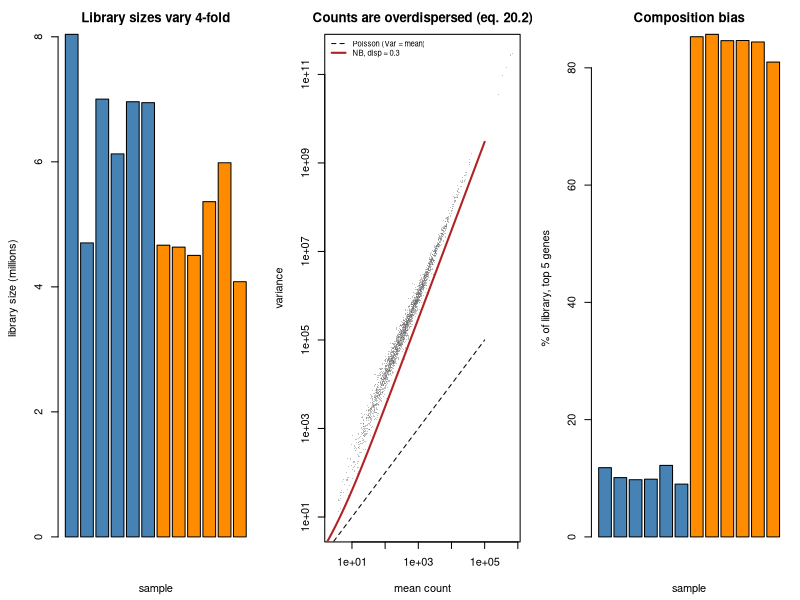

Here is the R script that generated this plot:
## ---- chunk 1
suppressPackageStartupMessages(library(MASS))
MODULE_NAME <- "E2_rnaseq_end_to_end"
OUT <- file.path(Sys.getenv("STATS_OUT", unset = "results"), MODULE_NAME)
dir.create(OUT, recursive = TRUE, showWarnings = FALSE)
header <- function(txt) cat("\n", strrep("=", 72), "\n", txt, "\n",
                            strrep("=", 72), "\n", sep = "")
## ---- chunk 2
make_counts <- function(seed = 7, n_per_group = 6, n_genes = 2500, n_de = 200,
                        composition_bias = TRUE) {
  set.seed(seed)
  n <- 2*n_per_group
  group <- rep(0:1, each = n_per_group)
  ## True expression level per gene, log-normal as real data are.
  base <- exp(rnorm(n_genes, 4.0, 1.6))
  ## Mean-dispersion trend: low-count genes are much noisier (eq. 20.3).
  disp <- 0.10 + 18.0/(base + 12.0)
  lfc <- numeric(n_genes)
  de_idx <- sample(n_genes, n_de)
  lfc[de_idx] <- rnorm(n_de, 0, 1.1)
  ## Correlated modules: each responds to the processing BATCH plus a smaller
  ## unmeasured latent factor. Both move all of a module's genes together,
  ## which is what makes genes in a pathway non-independent.
  ##
  ## Batch is balanced within each group, so it is NOT confounded with
  ## treatment - but leaving it out of the design still inflates error rates.
  batch <- rep(rep(0:1, length.out = n_per_group), 2)
  n_mod <- 10; mod_size <- 50
  modules <- list()
  mod_factor <- matrix(0, n_genes, n)
  for (k in seq_len(n_mod)) {
    members <- ((k - 1)*mod_size + 1):(k*mod_size)
    modules[[sprintf("module_%02d", k)]] <- members
    mod_factor[members, ] <- rep(rnorm(1, 0, 0.55)*batch + rnorm(n, 0, 0.18),
                                 each = length(members))
  }
  ## Modules 1 and 2 are genuinely up-regulated; the rest are not.
  for (k in 1:2) {
    lfc[modules[[k]]] <- rnorm(mod_size, 0.9, 0.25)
    de_idx <- union(de_idx, modules[[k]])
  }
  lib <- runif(n, 0.5, 2.0)                    # library size varies 4-fold
  mu <- outer(base, rep(1, n)) * 2^outer(lfc, group) * exp(mod_factor) *
        rep(lib, each = n_genes)
  if (composition_bias) {
    ## 5 genes explode in the treated group: real biology, but it steals
    ## sequencing depth from every other treated gene.
    hogs <- order(base, decreasing = TRUE)[1:5]
    mu[hogs, group == 1] <- mu[hogs, group == 1]*60
  }
  ## Sequencing measures PROPORTIONS: renormalise each column to a fixed total.
  mu <- sweep(mu, 2, colSums(mu), "/") * rep(4e6*lib, each = n_genes)
  counts <- matrix(rnbinom(n_genes*n, size = 1/disp, mu = mu), n_genes)
  list(counts = counts, group = group, batch = batch, lfc_true = lfc,
       is_de = seq_len(n_genes) %in% de_idx, modules = modules,
       disp_true = disp, base = base)
}
header("The count matrix as received")
D <- make_counts()
counts <- D$counts; group <- D$group; batch <- D$batch
cat(sprintf("  %d genes x %d samples (%d control, %d treated)\n",
            nrow(counts), ncol(counts), sum(group == 0), sum(group == 1)))
cat(sprintf("  library sizes (millions): %s\n",
            paste(round(colSums(counts)/1e6, 2), collapse = " ")))
cat(sprintf("  ratio largest/smallest library = %.2f\n",
            max(colSums(counts))/min(colSums(counts))))
cat(sprintf("  median count %.0f, max count %s\n", median(counts),
            format(max(counts), big.mark = ",")))
cat(sprintf("  group : %s\n  batch : %s   <- recorded, balanced within group\n",
            paste(group, collapse = " "), paste(batch, collapse = " ")))
## ---- chunk 3

## ---- chunk 4

## ---- chunk 5
# sf_total <- function(c) { s <- colSums(c); s/exp(mean(log(s))) }
# sf_uq <- function(c) {
#   q <- apply(c, 2, function(x) quantile(x[x > 0], 0.75))
#   q/exp(mean(log(q)))
# }
# sf_median_ratio <- function(c) {
#   ## DESeq2 median-of-ratios (eq. 20.1). The geometric mean across samples is
#   ## a per-gene REFERENCE; a sample's size factor is the median of its ratios
#   ## to that reference. Because it is a MEDIAN, a handful of exploding genes
#   ## cannot move it.
#   keep <- apply(c > 0, 1, all)          # the geometric mean needs no zeros
#   lc <- log(c[keep,, drop = FALSE])
#   exp(apply(lc - rowMeans(lc), 2, median))
# }
# sfs <- list("total count (CPM)" = sf_total(counts),
#             "upper quartile" = sf_uq(counts),
#             "median of ratios" = sf_median_ratio(counts))
# cat(sprintf("  %-22s%11s%11s%11s\n", "method", "ctrl mean", "trt mean", "trt/ctrl"))
# for (nm in names(sfs)) {
#   s <- sfs[[nm]]
#   cat(sprintf("  %-22s%11.3f%11.3f%11.3f\n", nm, mean(s[group == 0]),
#               mean(s[group == 1]), mean(s[group == 1])/mean(s[group == 0])))
# }
# nde <- !D$is_de
# cat(sprintf("\n  %-22s%32s\n", "method", "median logFC of NON-DE genes"))
# for (nm in names(sfs)) {
#   norm <- sweep(counts, 2, sfs[[nm]], "/")
#   a <- log2(rowMeans(norm[nde, group == 1]) + 1)
#   b <- log2(rowMeans(norm[nde, group == 0]) + 1)
#   cat(sprintf("  %-22s%32.3f\n", nm, median(a - b)))
# }
# ## DIAGNOSIS WITHOUT THE TRUTH: check what share of each library the top
# ## genes consume.
# frac <- apply(counts, 2, function(x) sum(sort(x, decreasing = TRUE)[1:5])/sum(x))
# cat(sprintf("\n  share of library taken by the top 5 genes:\n"))
# cat(sprintf("    control : %.1f%%\n    treated : %.1f%%   <- composition bias\n",
#             100*mean(frac[group == 0]), 100*mean(frac[group == 1])))
#
# ## Total-count normalisation divides by a number the 5 exploding genes
# ## dominate, so every OTHER treated gene is scaled down and looks
# ## DOWN-regulated: the median non-DE logFC moves away from 0. Median-of-ratios
# ## and upper-quartile are robust to a few enormous genes and keep it near 0.
# ## This is why DESeq2/edgeR never use CPM for testing, and why "normalise to
# ## total reads" is wrong whenever composition changes - the same closure
# ## problem as microbiome data (Topic 26).
## ---- chunk 6

## ---- chunk 7

## ---- chunk 8
# sf <- sf_median_ratio(counts)
# norm <- sweep(counts, 2, sf, "/")
# keep <- rowMeans(norm) >= 1        # keep almost everything; Q3 studies filtering
# nrm <- norm[keep,, drop = FALSE]; dtrue <- D$disp_true[keep]
# mu_hat <- rowMeans(nrm)
# var_hat <- apply(nrm, 1, var)
# ## NB: Var = mu + disp*mu^2  ->  disp = (Var - mu)/mu^2   (eq. 20.2)
# disp_mom <- pmax((var_hat - mu_hat)/mu_hat^2, 1e-4)
# ## Trend: dispersion as a smooth function of the mean (eq. 20.3), in log space.
# o <- order(mu_hat)
# sm <- stats::filter(log(disp_mom[o]), rep(1/151, 151), sides = 2)
# sm[is.na(sm)] <- log(disp_mom[o])[is.na(sm)]
# disp_trend <- numeric(length(disp_mom)); disp_trend[o] <- exp(sm)
# ## Empirical-Bayes shrinkage towards the trend (eq. 20.4). The weight depends
# ## on the residual degrees of freedom, n - 2 = 10 here. trigamma(df/2) is the
# ## sampling variance of a log-variance estimate - NOT 2/df.
# dfres <- ncol(counts) - 2
# logres <- log(disp_mom) - log(disp_trend)
# prior_var <- max(var(logres) - trigamma(dfres/2), 0.01)
# wt <- prior_var/(prior_var + trigamma(dfres/2))
# disp_shrunk <- exp(log(disp_trend) + wt*logres)
# cat(sprintf("  %d genes kept (mean normalised count >= 1)\n", sum(keep)))
# cat(sprintf("  residual df = %d, shrinkage weight towards the trend = %.2f\n",
#             dfres, 1 - wt))
# cat(sprintf("\n  %-26s%18s%18s\n", "estimator", "corr with truth", "median |error|"))
# for (nm in list(c("per-gene MoM", "disp_mom"), c("trend only", "disp_trend"),
#                 c("shrunk (empirical Bayes)", "disp_shrunk"))) {
#   est <- get(nm[2])
#   cat(sprintf("  %-26s%18.3f%18.3f\n", nm[1], cor(log(est), log(dtrue)),
#               median(abs(log(est) - log(dtrue)))))
# }
#
# ## With 10 residual degrees of freedom a variance estimate has a relative
# ## standard error of about sqrt(2/10) = 45%, so the per-gene dispersion is
# ## extremely noisy - and worst exactly where it hurts, in the low-count genes.
# ## Shrinking each gene towards a trend fitted across thousands of genes
# ## borrows strength (Topic 33) and is the single reason DESeq2/edgeR work at
# ## n = 3-6.
## ---- chunk 9

## ---- chunk 10

## ---- chunk 11
# kept_idx <- which(keep)
# truth_kept <- D$is_de[kept_idx]
# in_mod <- kept_idx %in% unlist(D$modules)
# off <- log(sf)
# fit_all <- function(use_batch, test = c("lrt", "wald")) {
#   test <- match.arg(test)
#   p <- rep(1, length(kept_idx)); lfc <- numeric(length(kept_idx))
#   for (i in seq_along(kept_idx)) {
#     yv <- counts[kept_idx[i], ]
#     fam <- MASS::negative.binomial(theta = 1/disp_shrunk[i])
#     d1 <- if (use_batch) data.frame(yv, group, batch) else data.frame(yv, group)
#     f1 <- try(glm(yv ~ ., fam, data = d1, offset = off), silent = TRUE)
#     if (inherits(f1, "try-error")) next
#     lfc[i] <- coef(f1)["group"]/log(2)
#     if (test == "wald") {
#       ## dispersion = 1 is ESSENTIAL: negative.binomial() is not on
#       ## summary.glm's "known dispersion" list, so by default summary()
#       ## estimates an EXTRA scale parameter and switches to a t reference.
#       p[i] <- coef(summary(f1, dispersion = 1))["group", 4]
#     } else {
#       d0 <- if (use_batch) data.frame(yv, batch) else data.frame(yv)
#       f0 <- try(glm(yv ~ ., fam, data = d0, offset = off), silent = TRUE)
#       if (inherits(f0, "try-error")) next
#       p[i] <- pchisq(f0$deviance - f1$deviance, 1, lower.tail = FALSE)
#     }
#   }
#   list(p = p, lfc = lfc)
# }
# ## --- (a) Is the TEST calibrated? Measure the null p-value rate directly. ---
# cat("  Rate of p < 0.05 among genes with NO true effect (should be 0.05):\n\n")
# cat(sprintf("  %-20s%-8s%12s%12s%12s\n", "design", "test", "all nulls",
#             "in module", "elsewhere"))
# cal <- list()
# for (dn in c("~ group", "~ group + batch")) {
#   for (tn in c("wald", "lrt")) {
#     r <- fit_all(use_batch = (dn == "~ group + batch"), test = tn)
#     cal[[paste(dn, tn)]] <- r
#     nul <- !truth_kept
#     cat(sprintf("  %-20s%-8s%12.4f%12.4f%12.4f\n", dn, toupper(tn),
#                 mean(r$p[nul] < 0.05), mean(r$p[nul & in_mod] < 0.05),
#                 mean(r$p[nul & !in_mod] < 0.05)))
#   }
# }
# ## WALD is anticonservative here and the LRT is closer to nominal. A Wald test
# ## uses the curvature of the likelihood AT THE ESTIMATE; with 12 samples that
# ## quadratic approximation is poor and it errs towards small p-values (the
# ## extreme case is the Hauck-Donner effect, Topic 13). Prefer the LRT at small
# ## n - it is what edgeR's glmLRT does.
# ##
# ## Also note that module genes are only modestly worse than the rest (about
# ## 0.087 vs 0.069), despite carrying a whole extra source of variation. The
# ## dispersion was estimated FROM THESE DATA, so the batch-driven spread inside
# ## each module was absorbed into a larger per-gene dispersion. Unmodelled
# ## structure gets LAUNDERED into the variance estimate. That protects the type
# ## I error - and costs POWER, since real effects in those genes are now tested
# ## against an inflated variance.
#
# ## --- (b) Independent filtering, using the best-calibrated test. ---
# best <- cal[["~ group + batch lrt"]]
# pvals <- best$p
# report <- function(name, mask) {
#   q <- rep(1, length(pvals)); q[mask] <- p.adjust(pvals[mask], "BH")
#   disc <- q < 0.05
#   cat(sprintf("  %-36s%8d%9d%8.3f%8.3f\n", name, sum(mask), sum(disc),
#               sum(disc & !truth_kept)/max(sum(disc), 1),
#               sum(disc & truth_kept)/sum(truth_kept)))
# }
# cat(sprintf("\n  %-36s%8s%9s%8s%8s\n", "analysis (LRT, ~ group + batch)",
#             "tested", "discov.", "FDP", "power"))
# report("no filtering", rep(TRUE, length(pvals)))
# for (th in c(5, 30, 100)) report(sprintf("independent filter: mean >= %d", th),
#                                  mu_hat >= th)
#
# ## Filtering barely changes anything here, and the reason is worth knowing:
# ## this simulation has very few genes near zero - about 1% below a mean count
# ## of 5 - so there is almost nothing to remove. In real RNA-seq 30-50% of
# ## annotated genes are effectively unexpressed in any given tissue, and
# ## dropping them removes a third or more of the multiplicity burden for free.
# ## That is where independent filtering earns its keep.
# ##
# ## What the table DOES show is that filtering does not break anything: FDP and
# ## power stay flat as the threshold rises, until it climbs high enough to
# ## start discarding real signal and power falls.
# ##
# ## It is legitimate only because mean count is independent of the p-value
# ## under the null. Filter on the observed fold change instead and FDR control
# ## collapses - the adjective in "INDEPENDENT filtering" is load-bearing.
# ##
# ## Finally, note the realised FDP sits above the nominal 0.05. BH controls the
# ## EXPECTED FDP over repeated experiments, not the FDP of your one gene list,
# ## and a mildly liberal test plus correlated genes pushes a single realisation
# ## up. Calibration is something to CHECK, not assume.
## ---- chunk 12

## ---- chunk 13

## ---- chunk 14
# ## Work on a z-scale: turn each gene's p-value and sign into a z.
# z <- sign(best$lfc)*qnorm(pmax(pvals, 1e-300)/2, lower.tail = FALSE)
# logn <- log2(norm[kept_idx,, drop = FALSE] + 1)
# gene_pos <- setNames(seq_along(kept_idx), kept_idx)
# set_test <- function(members) {
#   idx <- gene_pos[as.character(intersect(members, kept_idx))]
#   idx <- idx[!is.na(idx)]
#   if (length(idx) < 10) return(NULL)
#   m <- length(idx); zs <- z[idx]
#   ## Naive: assumes the m genes are independent.
#   t_naive <- mean(zs)/(sd(z)/sqrt(m))
#   ## CAMERA: estimate the mean inter-gene correlation from residuals and
#   ## inflate the variance by VIF = 1 + (m-1)*rhobar (eq. 29.5).
#   sub <- logn[idx,, drop = FALSE]
#   resid <- sub - rowMeans(sub)
#   resid <- resid/(apply(resid, 1, sd) + 1e-9)
#   Cm <- cor(t(resid))
#   rho_bar <- (sum(Cm) - m)/(m*(m - 1))
#   vif <- 1 + (m - 1)*rho_bar
#   list(m = m, rho = rho_bar, vif = vif,
#        p_naive = 2*pnorm(abs(t_naive), lower.tail = FALSE),
#        p_cam = 2*pnorm(abs(t_naive/sqrt(max(vif, 1e-6))), lower.tail = FALSE))
# }
# cat(sprintf("  %-12s%6s%10s%8s%12s%12s%8s\n", "module", "size", "rho-bar",
#             "VIF", "naive p", "CAMERA p", "truth"))
# rows <- list()
# for (nm in names(D$modules)) {
#   r <- set_test(D$modules[[nm]])
#   if (is.null(r)) next
#   tr <- if (nm %in% c("module_01", "module_02")) "UP" else "-"
#   rows[[nm]] <- c(r$p_naive, r$p_cam, tr == "UP")
#   cat(sprintf("  %-12s%6d%10.3f%8.1f%12.2e%12.2e%8s\n", nm, r$m, r$rho,
#               r$vif, r$p_naive, r$p_cam, tr))
# }
# R <- do.call(rbind, rows); thresh <- 0.05/nrow(R)
# cat(sprintf("\n  Bonferroni over %d sets:\n", nrow(R)))
# cat(sprintf("    naive : %d significant, %d of them FALSE\n",
#             sum(R[, 1] < thresh), sum(R[, 1] < thresh & R[, 3] == 0)))
# cat(sprintf("    CAMERA: %d significant, %d of them FALSE\n",
#             sum(R[, 2] < thresh), sum(R[, 2] < thresh & R[, 3] == 0)))
#
# ## Every module is internally correlated by construction, so the naive test -
# ## which divides by sqrt(m) as if the genes were independent - understates the
# ## variance of the set mean and can fire on modules with no true signal.
# ## Dividing by sqrt(VIF) restores calibration, at the cost of some power.
# ## This is the SAME correction as the design effect in E1: correlated genes
# ## and correlated cells are one problem wearing two hats.
## ---- chunk 15

## ---- chunk 16

## ---- chunk 17
# ## Permutation is expensive: every run refits two GLMs per gene. Use a random
# ## subset of genes - the discovery COUNT scales with it, but the comparison
# ## between permutation schemes, which is what we care about, does not.
# set.seed(3)
# perm_genes <- sort(sample(length(kept_idx), 700))
# pipeline <- function(labels, use_batch) {
#   p <- rep(1, length(perm_genes))
#   for (j in seq_along(perm_genes)) {
#     i <- perm_genes[j]; yv <- counts[kept_idx[i], ]
#     fam <- MASS::negative.binomial(theta = 1/disp_shrunk[i])
#     d1 <- if (use_batch) data.frame(yv, g = labels, batch) else data.frame(yv, g = labels)
#     d0 <- if (use_batch) data.frame(yv, batch) else data.frame(yv)
#     f1 <- try(glm(yv ~ ., fam, data = d1, offset = off), silent = TRUE)
#     f0 <- try(glm(yv ~ ., fam, data = d0, offset = off), silent = TRUE)
#     if (inherits(f1, "try-error") || inherits(f0, "try-error")) next
#     p[j] <- pchisq(f0$deviance - f1$deviance, 1, lower.tail = FALSE)
#   }
#   sum(p.adjust(p, "BH") < 0.05)
# }
# permute_free <- function() sample(group)
# permute_within_batch <- function() {
#   ## Shuffle labels WITHIN each batch, so the permuted design stays balanced
#   ## with respect to batch - the only valid null here.
#   lab <- group
#   for (b in unique(batch)) lab[batch == b] <- sample(group[batch == b])
#   lab
# }
# n_real <- pipeline(group, TRUE)
# cat(sprintf("  real labels, design ~ group + batch : %d discoveries among %d genes\n\n",
#             n_real, length(perm_genes)))
# cat(sprintf("  %-24s%-18s%7s%6s  runs\n", "permutation scheme", "design",
#             "mean", "max"))
# for (pn in c("free (ignores batch)", "within batch")) {
#   pf <- if (pn == "within batch") permute_within_batch else permute_free
#   for (dn in c("~ group", "~ group + batch")) {
#     hits <- replicate(6, pipeline(pf(), dn == "~ group + batch"))
#     cat(sprintf("  %-24s%-18s%7.1f%6d  %s\n", pn, dn, mean(hits), max(hits),
#                 paste(hits, collapse = " ")))
#   }
# }
#
# ## Read these against the discoveries the REAL labels produce. Every scheme
# ## collapses to a handful of genes, so the pipeline passes its negative
# ## control: it is not manufacturing signal out of nothing. That is the first
# ## thing to establish, and most published pipelines never establish it.
# ##
# ## Read the rows against each other. One is clearly the worst: permuting
# ## freely AND leaving batch out of the design. Fixing EITHER of those -
# ## permuting within batch, or putting batch in the design - brings it back
# ## down, and doing both is no better than doing one. The nuisance structure
# ## has to be accounted for somewhere; it does not much matter where. The
# ## differences are modest here only because batch was balanced within group
# ## by design; under a confounded design (E1) they would not be.
# ##
# ## Look at the MAXIMUM, not just the mean. Most permutations return zero, but
# ## the occasional one returns several - those are the runs where the shuffled
# ## labels lined up with batch. A negative control must be run MANY times: one
# ## permutation returning 0 proves nothing.
# ##
# ## Two rules worth keeping:
# ##   * permute within the strata that structure the data (batch, subject,
# ##     litter, plate) - the exchangeability rule from Module 07;
# ##   * put known nuisance variables in the DESIGN.
## ---- chunk 18
header("The generative truth")
cat(sprintf("  %d of %d genes are truly differential.\n", sum(D$is_de), nrow(counts)))
cat("  Dispersion follows 0.10 + 18/(mean + 12): low-count genes are far noisier.
  Modules 01 and 02 (50 genes each) are genuinely up-regulated; modules 03-10
  are correlated but NOT differential - they exist to catch a naive set test.
  All 10 modules respond to the processing BATCH, which is recorded and
  balanced within each arm - so it biases nothing, but it correlates genes and
  must appear in the design and in any permutation scheme.
  5 very high-expression genes are multiplied 60x in the treated group, which
  is real biology but creates composition bias in the total-count normaliser.

  The pipeline in order, and what each step protects you from:

    normalisation  -> composition bias (a median-based factor, never CPM)
    dispersion     -> the impossibility of estimating variance at n = 6
    testing        -> the mean-variance relationship of counts (NB, not t)
    filtering      -> multiplicity burden from genes with no power
    enrichment     -> inter-gene correlation (eq. 29.5 = eq. 1.8)
    permutation    -> everything you forgot\n")

png(file.path(OUT, "rnaseq_pipeline.png"), width = 1250, height = 420, res = 110)
par(mfrow = c(1, 3), mar = c(4.4, 4.4, 2.6, 1))
barplot(colSums(counts)/1e6, col = c("steelblue", "darkorange")[group + 1],
        xlab = "sample", ylab = "library size (millions)",
        main = "Library sizes vary 4-fold")
mu_p <- rowMeans(counts) + 1; var_p <- apply(counts, 1, var) + 1
plot(mu_p, var_p, pch = 16, cex = 0.25, col = adjustcolor("grey40", 0.4),
     log = "xy", xlab = "mean count", ylab = "variance",
     main = "Counts are overdispersed (eq. 20.2)")
gx <- 10^seq(0, 5, length.out = 50)
lines(gx, gx, lty = 2); lines(gx, gx + 0.3*gx^2, col = "firebrick", lwd = 2)
legend("topleft", c("Poisson (Var = mean)", "NB, disp = 0.3"),
       lty = c(2, 1), col = c("black", "firebrick"), lwd = c(1, 2), bty = "n",
       cex = 0.7)
frac <- apply(counts, 2, function(x) sum(sort(x, decreasing = TRUE)[1:5])/sum(x))
barplot(100*frac, col = c("steelblue", "darkorange")[group + 1],
        xlab = "sample", ylab = "% of library, top 5 genes",
        main = "Composition bias")
invisible(dev.off())
cat("Figure written to", file.path(OUT, "rnaseq_pipeline.png"), "\n")
